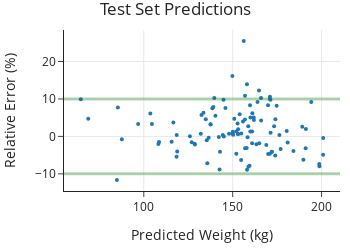

The code cell stored with this chart in its notebook:
### Markdown cell above
Then, we can plot the relative prediction errors:

### Code cell
fig = px.scatter(x=y_pred_test, y=test_set_error,
                 title='Test Set Predictions',
                 width=350, height=250)
fig.update_traces(marker=dict(size=4))
fig.add_hline(10, line_width=3, line_color='green')
fig.add_hline(-10, line_width=3, line_color='green')
margin(fig, t=30)
xlabel(fig, 'Predicted Weight (kg)')
ylabel(fig, 'Relative Error (%)')

### Figure 1 — Plotly figure (JSON) as saved in the notebook; plotly's stock layout.template omitted (floating-point values rounded to 4 significant figures)
{"data": [{"hovertemplate": "x=%{x}<br>y=%{y}<extra></extra>", "legendgroup": "", "marker": {"color": "#1F77B4", "size": 4, "symbol": "circle"}, "mode": "markers", "name": "", "orientation": "v", "showlegend": false, "type": "scatter", "x": [165.9, 157.0, 140.3, 153.1, 169.9, 189.1, 137.6, 161.8, 171.3, 168.9, 152.8, 165.0, 191.2, 189.8, 150.1, 153.9, 145.9, 145.0, 132.4, 170.9, 171.2, 139.7, 84.87, 159.9, 115.7, 118.8, 154.7, 172.0, 127.0, 155.8, 136.5, 96.82, 164.0, 125.9, 64.57, 198.8, 149.9, 158.4, 87.66, 184.2, 116.6, 149.8, 157.9, 159.5, 198.7, 161.9, 172.0, 144.4, 108.2, 128.8, 200.9, 142.9, 118.4, 163.4, 159.8, 180.4, 158.8, 85.41, 139.1, 174.7, 177.0, 135.7, 137.5, 150.3, 142.6, 194.2, 156.9, 160.0, 133.6, 200.9, 180.9, 160.9, 144.8, 156.9, 161.1, 158.1, 118.5, 174.0, 191.0, 103.7, 164.8, 170.9, 68.77, 128.5, 166.0, 134.9, 152.1, 142.2, 132.1, 173.3, 158.7, 138.6, 154.8, 160.9, 173.9, 169.9, 108.6, 158.0, 153.0, 135.4, 156.2, 152.0, 104.6, 153.0, 150.9, 148.0, 170.9, 176.3], "xaxis": "x", "y": [10.28, -3.169, 5.495, 1.91, -4.67, 2.567, 3.193, 5.044, 0.9791, -2.322, 3.421, -1.802, 2.004, -6.208, 1.274, 5.888, 7.581, -0.01766, 5.705, 10.56, 9.799, 10.27, -11.63, 1.307, -1.457, -4.042, -6.298, -4.076, -1.538, 3.973, -0.3621, 3.282, 9.172, 0.0489, 9.956, -7.943, 0.7092, -0.2283, -0.7513, -3.9, 3.731, 16.13, -3.094, -7.824, -7.393, 4.362, -4.076, 0.3872, -2.026, -2.155, -0.4563, -4.096, -5.438, -2.065, 8.288, 1.45, -8.089, 7.717, 7.835, 8.162, -3.375, -7.17, 3.268, 0.4565, -8.847, 9.162, 4.543, 5.025, 6.306, -4.912, -1.613, -1.817, 9.787, 10.88, 6.162, -8.911, 0.4043, 4.576, -3.164, 6.089, 12.24, 10.01, 4.694, -1.979, 4.226, 4.56, -4.645, -0.1339, 0.7067, 2.714, 2.68, 7.527, 0.7428, 1.291, -5.133, 8.309, -1.471, 13.9, 0.642, -1.055, 25.47, 1.308, 3.283, 0.6704, 4.706, 0.7015, -4.649, 0.406], "yaxis": "y"}], "layout": {"height": 250, "legend": {"tracegroupgap": 0}, "margin": {"t": 30}, "shapes": [{"line": {"color": "green", "width": 3}, "type": "line", "x0": 0, "x1": 1, "xref": "x domain", "y0": 10, "y1": 10, "yref": "y"}, {"line": {"color": "green", "width": 3}, "type": "line", "x0": 0, "x1": 1, "xref": "x domain", "y0": -10, "y1": -10, "yref": "y"}], "title": {"text": "Test Set Predictions"}, "width": 350, "xaxis": {"anchor": "y", "autorange": true, "domain": [0, 1], "range": [55.12, 210.4], "title": {"text": "Predicted Weight (kg)"}, "type": "linear"}, "yaxis": {"anchor": "x", "autorange": true, "domain": [0, 1], "range": [-14.58, 28.42], "title": {"text": "Relative Error (%)"}, "type": "linear"}}}
